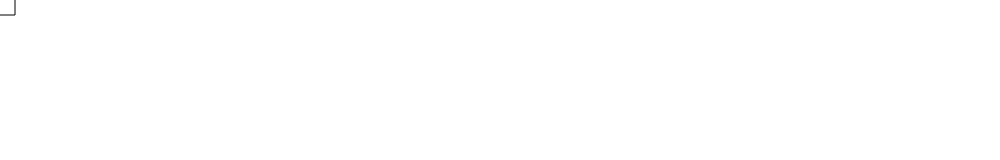
Frame 1 (no input)
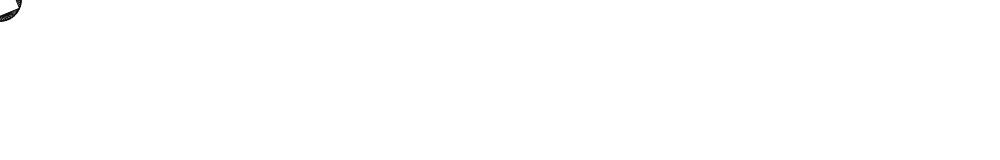
Frame 60 (no input)
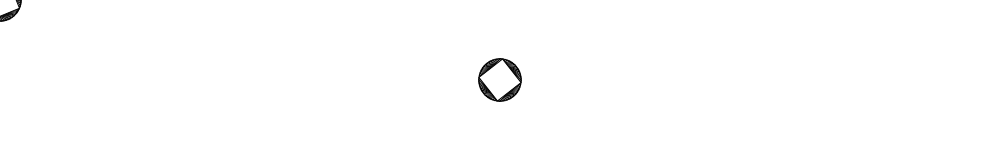
Frame 120 (the mouse pressed at the canvas centre since frame 60)

The p5.js sketch that drew these frames (run headless with seeded random() and noise() and a simulated clock; from frame 60 on, the mouse is pressed at the canvas centre):

// p5.js sketch
// ── sketch.js

var s = function (p) {

    p.setup = function () {
        p.createCanvas(1000, 160);         //createCanvas() function sets up background for code to run within and takes 2 params- width & height
    };

    p.draw = function () {
        if (p.mouseIsPressed) {
            p.fill(0);                    // when mouse button is pressed, the circle changes color to black 
        } else {
            p.fill(255);
        }
        p.ellipse(p.mouseX, p.mouseY, 80, 80);
    };
}
new p5(s);
// used 'Instance Mode' here so that multiple canvases could be added to the same webpage


var t = function (u) {

    u.setup = function () {
        u.createCanvas(1000, 160);
        u.fill(0, 102);
        u.noStroke();
    }
    u.draw = function () {
        u.ellipse(u.mouseX, u.mouseY, 9, 9);
    }
}
new p5(t)
// each time the code in the draw() block is run, a new circle is drawn to the canvas


var a = function (b) {
    b.setup = function () {
        b.createCanvas(1000, 160);
    }
    b.draw = function () {
        b.translate(b.mouseX, b.mouseY);       // 'x' parameter specifies left/right translation; 'y' specifies up/down translation
        b.scale(b.mouseX / 60.0);              // the scale() function is increasing the size of the rectangle by expanding its veritces 
        b.rect(-15, -15, 30, 30);
    }
}
new p5(a)


var angle = 0.0;
function setup() {
createCanvas(1000, 160);
// background(204);
}
function draw() {
translate(mouseX, mouseY);
rotate(angle);                          // continuously rotates the rect(angle)
rect(-15, -15, 30, 30);
angle += 0.1;
}





// ── style.css
h1 {
    text-align: center;
    font-family: "helvetica"
}

canvas {
    margin: 20px;
}

body {
    display: flex;
    flex-direction: column;
}
